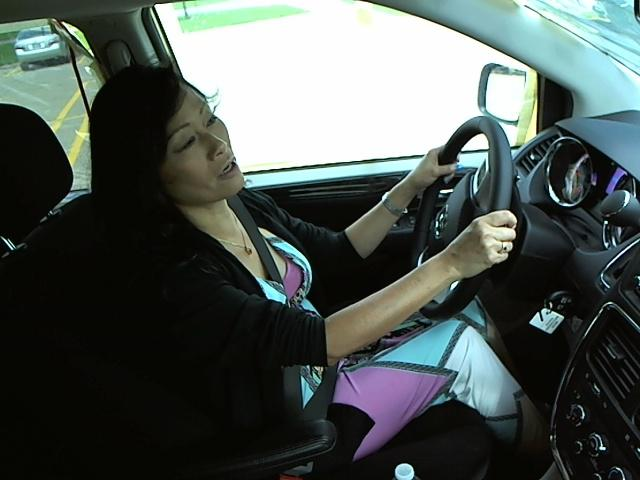
#> input picture dataset/split_data/train/c0/img_12203.jpg, 640 x 480 px, found by its file name; its folder holds only this picture in this run
$ jupyter execute --allow-errors data-manipulation.ipynb   (older library calls are emulated)
#> lines starting #> are read from the running program, lines starting #| are printed output that depends on the picture
[cell 1]
from PIL import Image
import os

[cell 2]
def resize_images(data_path, resized_path, k):

#> called with data_path = '../dataset/original/train/', resized_path = '../dataset/resized/', k = 10
    size = 24, 24

    for i in range(k):
        curr_dir_path = data_path + 'c' + str(i) + '/'
        resized_dir_path = resized_path + 'c' + str(i) + '/'

        for file in os.listdir(curr_dir_path):
            file_name = os.fsdecode(file)

            if file_name.endswith(".jpg"):

                file_path = (os.path.join(curr_dir_path, file_name))

                img = Image.open(file_path)
#> img is the input picture: PIL image 640x480 RGB; mean R, G, B 78.2, 87, 83.7
                img = img.resize(size, Image.ANTIALIAS)
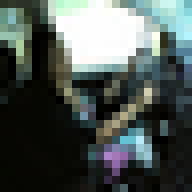
#> img: PIL image 24x24 RGB (shown 8 times larger); mean R, G, B 78, 87, 83.7

                # if the directory doesn't exist, create it
                if (not os.path.exists(resized_dir_path)):
                    os.makedirs(resized_dir_path)

                img.save(resized_dir_path + file_name, 'JPEG')
#> pass 2 of the loop in resize_images, `for i in range(k):`:
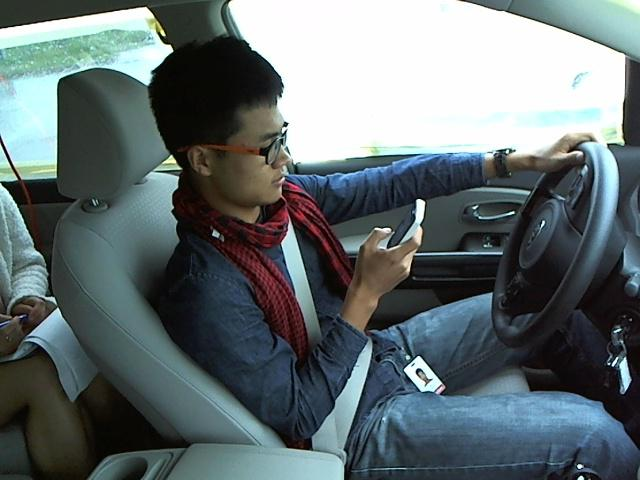
#> input picture dataset/split_data/train/c1/img_100045.jpg, 640 x 480 px, found by its file name
#> in resize_images, img is the input picture: PIL image 640x480 RGB; mean R, G, B 98.8, 110, 112.3
#> in resize_images, `img = img.resize(size, Image.ANTIALIAS)`:
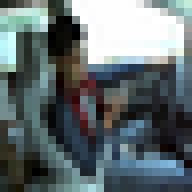
#> img: PIL image 24x24 RGB (shown 8 times larger); mean R, G, B 98.8, 109.8, 112.2
